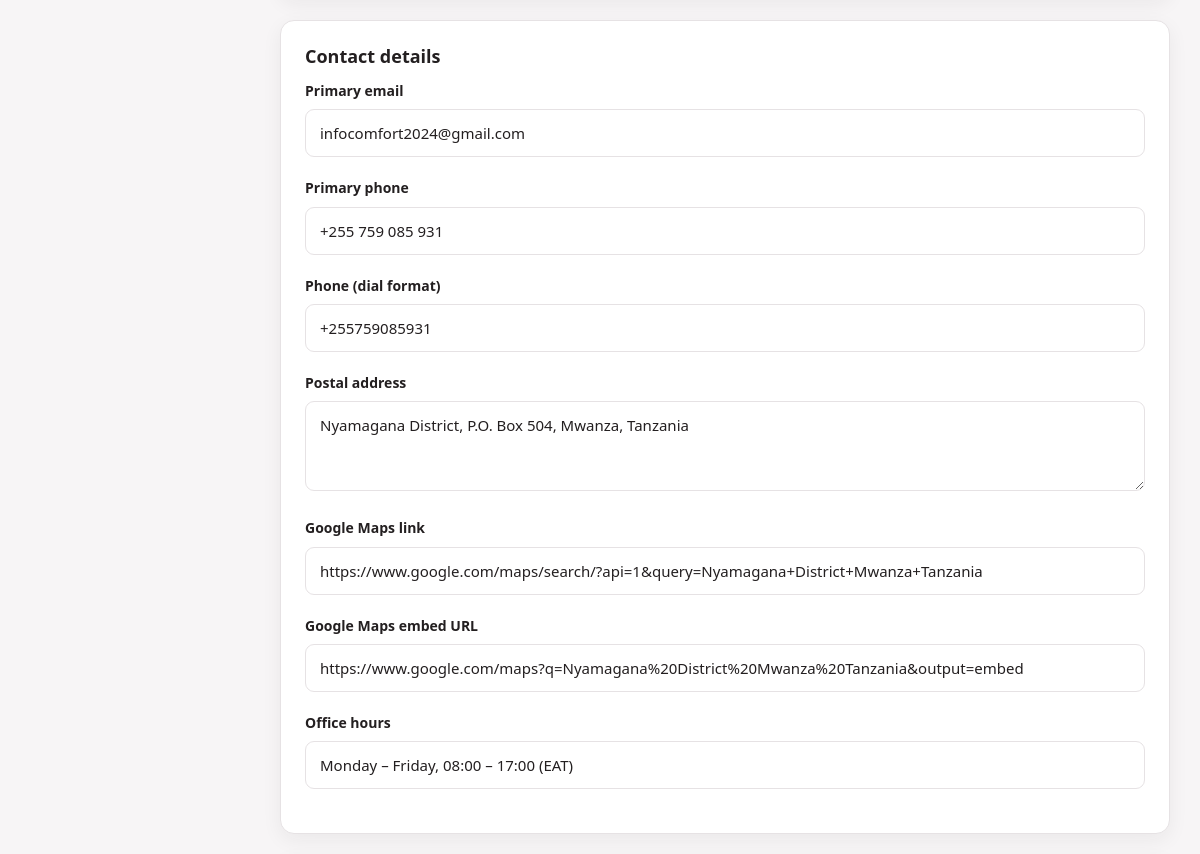
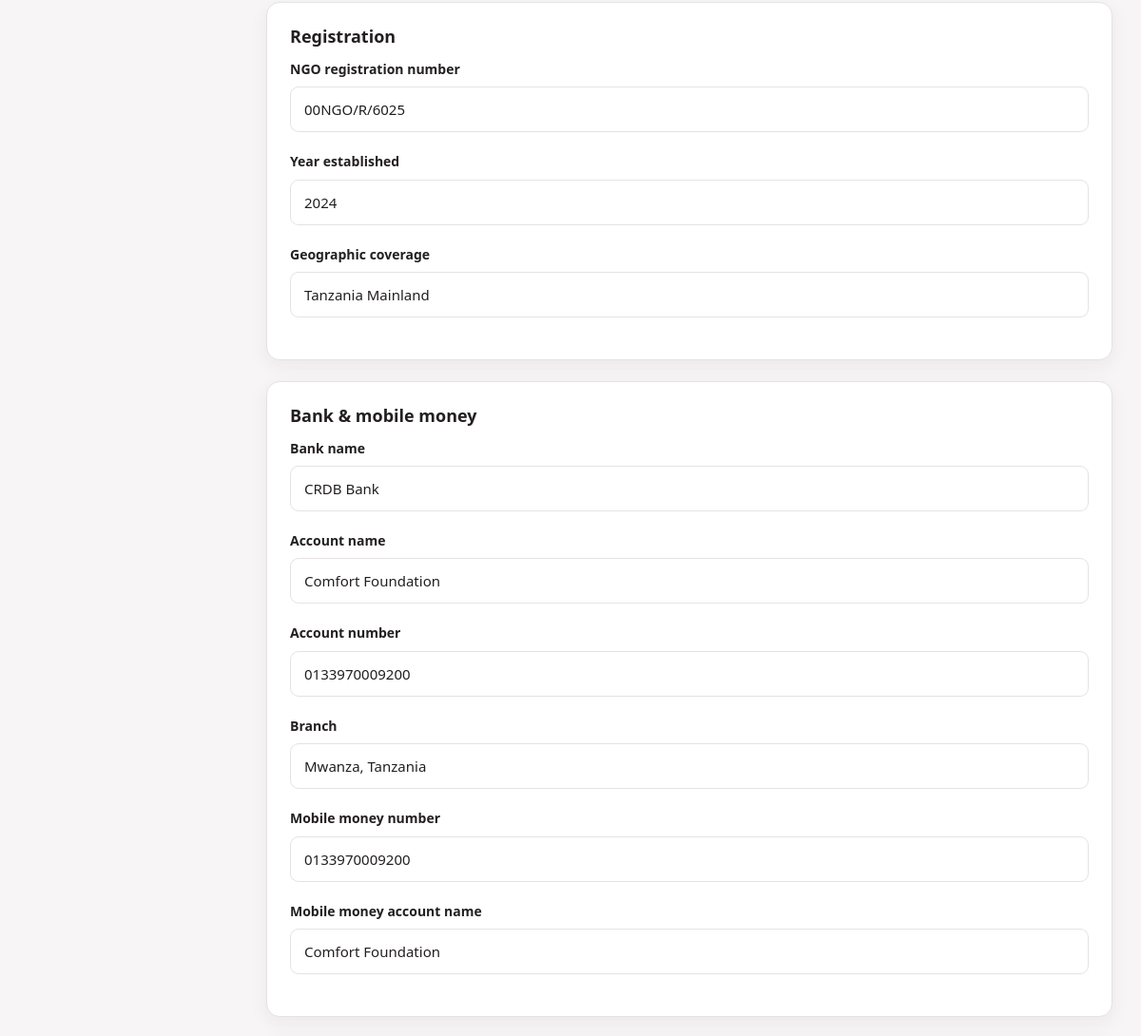
Before: /admin/settings (signed in, middle part) with the older database file (2 pictures, top to bottom).
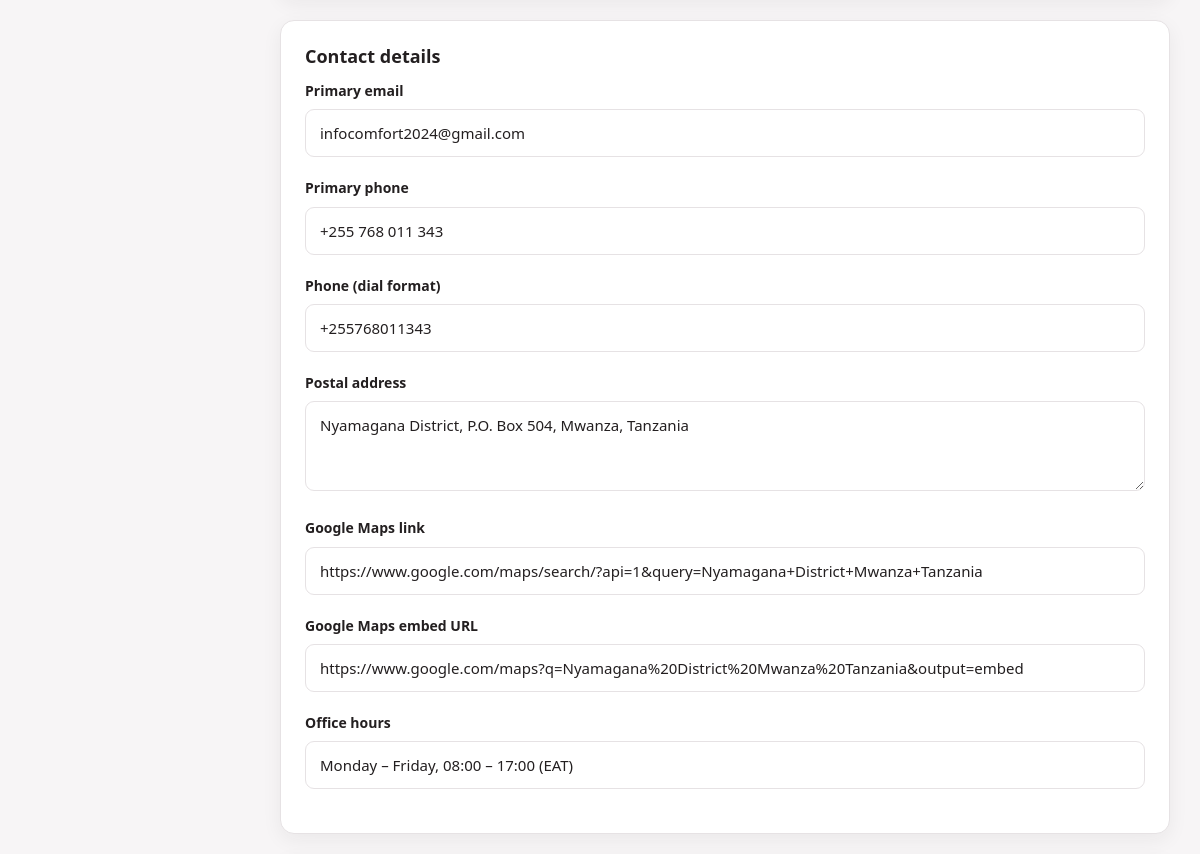
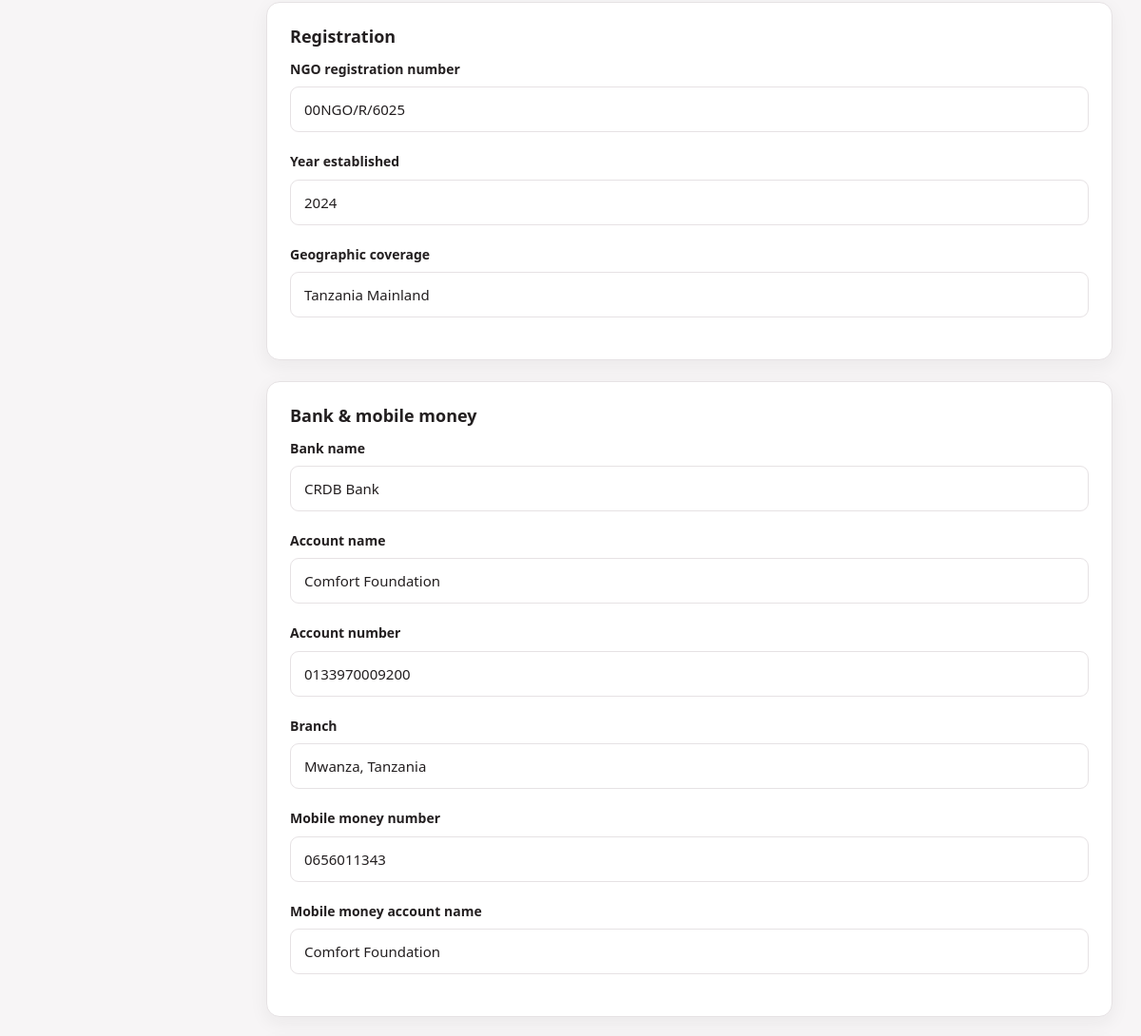
After: the same page with the newer database file (2 pictures, top to bottom).
### tables this page shows
CREATE TABLE IF NOT EXISTS `settings` (
  `key_name`   VARCHAR(80)  NOT NULL,
  `value`      TEXT         NULL,
  `group_name` VARCHAR(40)  NOT NULL DEFAULT 'general',
  `label`      VARCHAR(160) NOT NULL DEFAULT '',
  `input_type` ENUM('text','textarea','url','email','image') NOT NULL DEFAULT 'text',
  `sort_order` INT          NOT NULL DEFAULT 0,
  PRIMARY KEY (`key_name`)
);

### admin/crud.php (called while the page is built, shortened)
<?php
function admin_view(string $name, array $data = []): void
{
    $file = __DIR__ . '/views/' . $name . '.php';
    extract($data, EXTR_SKIP);
    include $file;
    $content = (string) ob_get_clean();
    include __DIR__ . '/views/layout.php';
}

### app/helpers.php (called while the page is built, shortened)
<?php
function e($value): string
{
    return htmlspecialchars((string) $value, ENT_QUOTES | ENT_SUBSTITUTE, 'UTF-8');
}
function base_path(): string
{
    $configured = (string) ($GLOBALS['cf_config']['base_path'] ?? '');
    static $auto = null;
    if ($auto === null) {
        $dir = rtrim(str_replace('\\', '/', dirname((string) ($_SERVER['SCRIPT_NAME'] ?? ''))), '/');
        if (str_ends_with($dir, '/admin')) {
            $dir = substr($dir, 0, -6);
        }
        $auto = ($dir === '/' || $dir === '.') ? '' : $dir;
    }
    return $auto;
}
function url(string $path = ''): string
{
    $path = ltrim($path, '/');
    return base_path() . '/' . $path;
}
function asset(string $path): string
{
    $path = ltrim($path, '/');
    $file = CF_ROOT . '/' . $path;
    $v    = is_file($file) ? substr((string) filemtime($file), -6) : '1';
    return base_path() . '/' . $path . '?v=' . $v;
}

### app/database.php (called while the page is built, shortened)
<?php
function db(): PDO
{
    static $pdo = null;
    if ($pdo instanceof PDO) {
        return $pdo;
    }
    $cfg = $GLOBALS['cf_config']['db'];
    $dsn = trim((string) ($cfg['dsn'] ?? ''));
    if ($dsn === '') {
        $dsn = sprintf(
            'mysql:host=%s;dbname=%s;charset=%s',
            $cfg['host'],
            $cfg['name'],
            $cfg['charset'] ?? 'utf8mb4'
        );
    }
    try {
        $pdo = new PDO($dsn, $cfg['user'], $cfg['pass'], [
            PDO::ATTR_ERRMODE            => PDO::ERRMODE_EXCEPTION,
            PDO::ATTR_DEFAULT_FETCH_MODE => PDO::FETCH_ASSOC,
            PDO::ATTR_EMULATE_PREPARES   => false,
            PDO::ATTR_STRINGIFY_FETCHES  => false,
        ]);
    } catch (PDOException $e) {
        error_log('[Comfort Foundation] DB connection failed: ' . $e->getMessage());
        if (!empty($GLOBALS['cf_config']['debug'])) {
            http_response_code(500);
            exit('Database connection failed: ' . htmlspecialchars($e->getMessage(), ENT_QUOTES, 'UTF-8'));
        }
        http_response_code(503);
        exit('The site is temporarily unavailable. Please try again shortly.');
    }
    return $pdo;
}
function q(string $sql, array $params = []): PDOStatement
{
    $stmt = db()->prepare($sql);
    $stmt->execute($params);
    return $stmt;
}
function all(string $sql, array $params = []): array
{
    return q($sql, $params)->fetchAll();
}

### app/repository.php (called while the page is built, shortened)
<?php
function settings_grouped(): array
{
    $out = [];
    foreach (all('SELECT * FROM settings ORDER BY sort_order, key_name') as $r) {
        $out[$r['group_name']][] = $r;
    }
    return $out;
}

### admin/views/settings.php (the view, shortened to what this page needs)
<?php
$groups = settings_grouped();
$titles = [
    'branding' => 'Logo',
    'home'    => 'Home page',
    'general' => 'Organisation',
    'contact' => 'Contact details',
    'legal'   => 'Registration',
    'giving'  => 'Bank &amp; mobile money',
    'social'  => 'Social media links',
    'seo'     => 'Search engines',
    'system'  => 'System',
];
?>
<form method="post" action="<?= e(url('admin/settings')) ?>" enctype="multipart/form-data">
    <?php foreach ($groups as $group => $items): ?>
    <div class="card">
        <h3><?= $titles[$group] ?? e(ucfirst($group)) ?></h3>
        <?php foreach ($items as $s): ?>
        <div class="field">
            <label for="s_<?= e($s['key_name']) ?>"><?= e($s['label'] ?: $s['key_name']) ?></label>
            <?php if ($s['input_type'] === 'textarea'): ?>
            <textarea name="settings[<?= e($s['key_name']) ?>]" id="s_<?= e($s['key_name']) ?>" style="min-height:90px"><?= e((string) $s['value']) ?></textarea>
            <?php else: ?>
            <input type="<?= e($s['input_type'] === 'email' ? 'email' : ($s['input_type'] === 'url' ? 'url' : 'text')) ?>"
                   name="settings[<?= e($s['key_name']) ?>]" id="s_<?= e($s['key_name']) ?>" value="<?= e((string) $s['value']) ?>">
            <?php endif; ?>
        </div>
        <?php endforeach; ?>
    </div>
    <?php endforeach; ?>
</form>

### admin/index.php (shortened to what this page needs)
<?php
require __DIR__ . '/crud.php';
$uri  = (string) parse_url($_SERVER['REQUEST_URI'] ?? '/', PHP_URL_PATH);
$path  = trim(preg_replace('~[^a-zA-Z0-9/_\-]~', '', trim($uri, '/')) ?? '', '/');
$path  = preg_replace('~^admin/?~', '', $path) ?? '';
$parts = $path === '' ? [] : explode('/', $path);
$section = $parts[0] ?? '';
switch ($section) {
    case 'settings':
        admin_view('settings', ['title' => 'Site Settings']);
        break;
}

### admin/views/layout.php (shortened to what this page needs)
<!DOCTYPE html>
<html lang="en">
<head>
<link rel="stylesheet" href="<?= e(asset('assets/fonts/css/all.min.css')) ?>">
<link rel="stylesheet" href="<?= e(asset('admin/assets/vendor/cropper.min.css')) ?>">
<link rel="stylesheet" href="<?= e(asset('admin/assets/admin.css')) ?>">
</head>
<body>
<div class="wrap">
    <div class="main">
        <div class="content">
            <?= $content ?>
        </div>
    </div>
</div>
</body>
</html>

### admin/assets/admin.css (style rules this page uses)
:root { --magenta:#9E1F63; --magenta-dark:#7A1749; --magenta-soft:#F6E9F0; --green:#21B24B; --green-dark:#1A8F3C; --green-soft:#E9F7ED; --ink:#231F20; --ink-soft:#5A5254; --line:#E6E2E4; --bg:#F7F5F6; --radius:14px; --shadow:0 6px 20px rgba(35,31,32,.06); }
* { box-sizing:border-box }
body { margin:0;background:var(--bg);color:var(--ink); font:15px/1.6 system-ui,-apple-system,"Segoe UI",Roboto,sans-serif;-webkit-font-smoothing:antialiased }
h1,h2,h3,h4,h5 { margin:0 0 12px;line-height:1.25 }
h3 { font-size:18px }
.wrap { display:flex;min-height:100vh }
.main { flex:1;min-width:0;display:flex;flex-direction:column }
.content { padding:28px 30px 60px;flex:1 }
.card { background:#fff;border:1px solid var(--line);border-radius:var(--radius);box-shadow:var(--shadow);padding:24px;margin-bottom:22px }
label { display:block;font-weight:600;font-size:14px;margin-bottom:7px;color:var(--ink) }
input[type=text],input[type=email],input[type=password],input[type=number],input[type=url], input[type=date],input[type=datetime-local],input[type=search],textarea,select { width:100%;padding:11px 14px;border:1px solid var(--line);border-radius:9px;font:inherit; background:#fff;color:var(--ink);transition:.15s }
textarea { min-height:120px;resize:vertical }
.field { margin-bottom:20px }

Changed rows visible on the page:
changed settings "Primary phone": value "+255 759 085 931" → "+255 768 011 343"
changed settings "Phone (dial format)": value "+255759085931" → "+255768011343"
changed settings "Mobile money number": value "0133970009200" → "0656011343"
